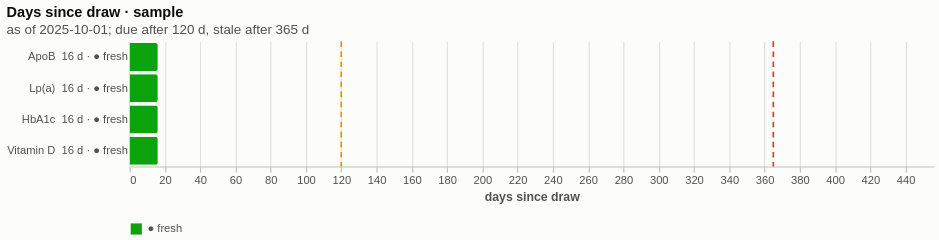

Write the Vega-Lite specification saved for this chart.
### Vega-Lite specification from a JSON file in a GitHub repository (floating-point values rounded to 4 significant figures)
{"$schema": "https://vega.github.io/schema/vega-lite/v6.json", "title": {"text": "Days since draw · sample", "subtitle": "as of 2025-10-01; due after 120 d, stale after 365 d"}, "description": "Days since each indicator's draw, against due and stale thresholds.", "config": {"background": "#fcfcfb", "view": {"stroke": null}, "axis": {"labelColor": "#52514e", "titleColor": "#52514e", "gridColor": "#e1e0d9", "domainColor": "#c3c2b7", "tickColor": "#c3c2b7"}, "legend": {"labelColor": "#52514e", "orient": "bottom", "direction": "horizontal"}, "title": {"color": "#0b0b0b", "subtitleColor": "#52514e", "anchor": "start"}}, "width": 720, "height": {"step": 28}, "data": {"values": [{"id": "health.cardio.apob", "label": "ApoB", "value": 72, "unit": "mg/dL", "date": "2025-09-15", "as_of": "2025-10-01", "marker": "apob", "person": "alex", "cohort": "sample", "days": 16, "bar": 16, "days_label": "16 d", "state": "fresh", "glyph": "●", "state_label": "● fresh", "due": 120, "stale": 365, "as_of_date": "2025-10-01", "scale": 456}, {"id": "health.cardio.lp-a", "label": "Lp(a)", "value": 144, "unit": "nmol/L", "date": "2025-09-15", "as_of": "2025-10-01", "marker": "lpa", "person": "alex", "cohort": "sample", "days": 16, "bar": 16, "days_label": "16 d", "state": "fresh", "glyph": "●", "state_label": "● fresh", "due": 120, "stale": 365, "as_of_date": "2025-10-01", "scale": 456}, {"id": "health.metabolic.hba1c", "label": "HbA1c", "value": 5.3, "unit": "%", "date": "2025-09-15", "as_of": "2025-10-01", "marker": "hba1c", "person": "alex", "cohort": "sample", "days": 16, "bar": 16, "days_label": "16 d", "state": "fresh", "glyph": "●", "state_label": "● fresh", "due": 120, "stale": 365, "as_of_date": "2025-10-01", "scale": 456}, {"id": "health.vitamin-d", "label": "Vitamin D", "value": 55, "unit": "ng/mL", "date": "2025-09-15", "as_of": "2025-10-01", "marker": "vitamin_d", "person": "alex", "cohort": "sample", "days": 16, "bar": 16, "days_label": "16 d", "state": "fresh", "glyph": "●", "state_label": "● fresh", "due": 120, "stale": 365, "as_of_date": "2025-10-01", "scale": 456}]}, "transform": [{"calculate": "datum.label + '  ' + datum.days_label + ' · ' + datum.state_label", "as": "row_label"}], "layer": [{"name": "span", "mark": {"type": "rule", "opacity": 0}, "encoding": {"x": {"field": "scale", "type": "quantitative"}}}, {"name": "due", "transform": [{"aggregate": [{"op": "min", "field": "due", "as": "at"}], "groupby": ["due"]}], "mark": {"type": "rule", "strokeWidth": 1.5, "strokeDash": [5, 4], "color": "#e09a00"}, "encoding": {"x": {"field": "at", "type": "quantitative"}, "tooltip": [{"field": "at", "title": "due after (days)"}]}}, {"name": "stale", "transform": [{"aggregate": [{"op": "min", "field": "stale", "as": "at"}], "groupby": ["stale"]}], "mark": {"type": "rule", "strokeWidth": 1.5, "strokeDash": [5, 4], "color": "#d03b3b"}, "encoding": {"x": {"field": "at", "type": "quantitative"}, "tooltip": [{"field": "at", "title": "stale after (days)"}]}}, {"name": "days", "mark": {"type": "bar", "cornerRadiusEnd": 2}, "encoding": {"y": {"field": "row_label", "type": "nominal", "sort": null, "title": null, "axis": {"domain": false, "ticks": false, "labelLimit": 300}}, "x": {"field": "bar", "type": "quantitative", "title": "days since draw", "scale": {"zero": true, "nice": false}}, "color": {"field": "state_label", "type": "nominal", "scale": {"domain": ["● fresh"], "range": ["#0ca30c"]}, "legend": {"title": null}}, "tooltip": [{"field": "label", "title": "indicator"}, {"field": "date", "title": "drawn"}, {"field": "days_label", "title": "since"}, {"field": "state_label", "title": "state"}]}}]}
